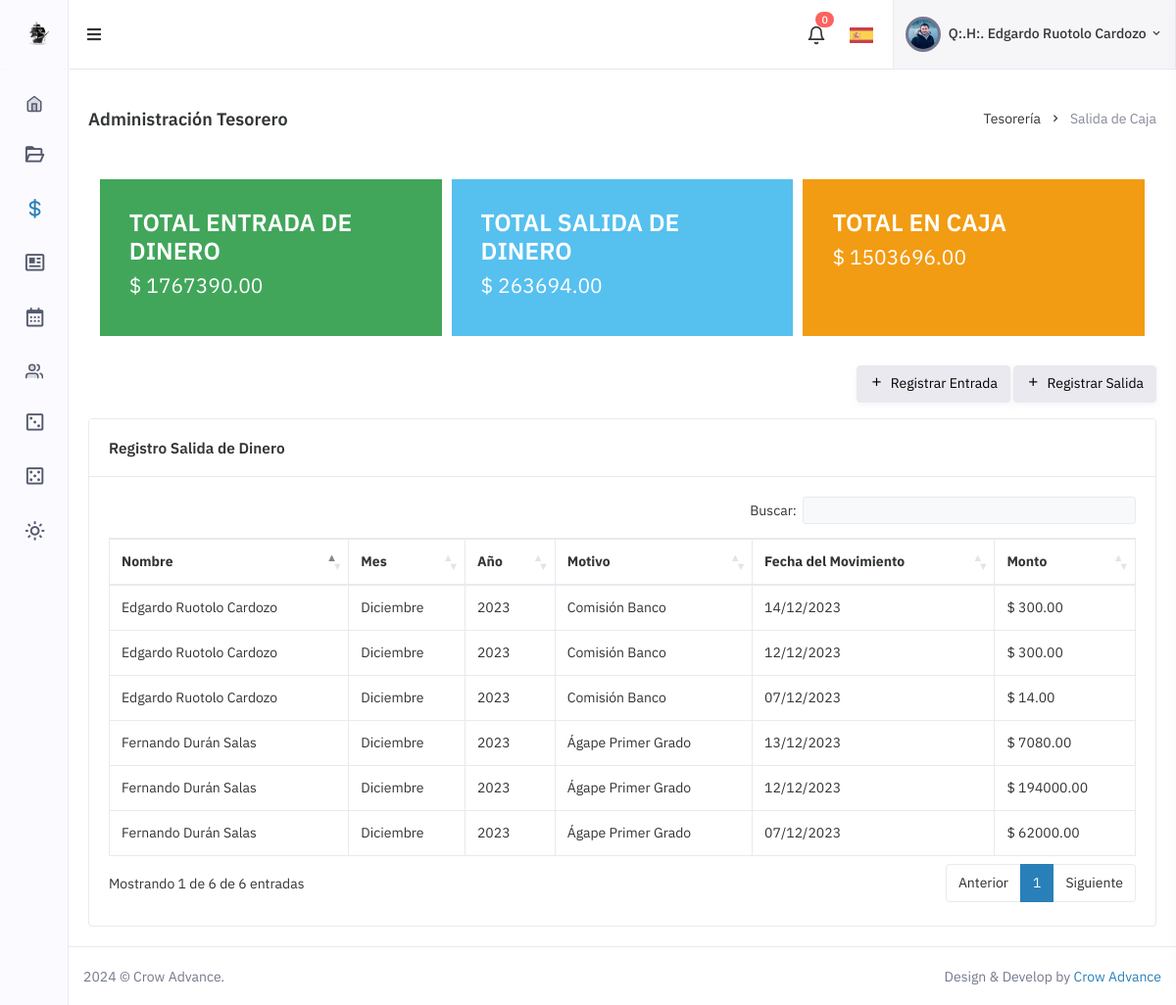
Page /app/public/Admin/apps-tesoreria-salida.php (signed in) on the committed database.
### tables this page shows
CREATE TABLE `salidadinero` (
  `id_Salida` int(11) NOT NULL,
  `id_User` int(11) DEFAULT NULL,
  `salida_Mes` varchar(100) DEFAULT NULL,
  `salida_Ano` varchar(16) NOT NULL,
  `salida_Motivo` int(11) DEFAULT NULL,
  `salida_Monto` decimal(10,2) DEFAULT NULL,
  `salida_MovimientoFecha` date NOT NULL
);

CREATE TABLE `users` (
  `id` int(11) NOT NULL,
  `useremail` varchar(100) NOT NULL,
  `username` varchar(50) NOT NULL,
  `password` varchar(100) NOT NULL,
  `token` varchar(100) DEFAULT NULL,
  `image` text,
  `name` varchar(100) DEFAULT NULL,
  `lastname` varchar(100) DEFAULT NULL,
  `date_birthday` date DEFAULT NULL,
  `phone` varchar(50) DEFAULT NULL,
  `address` varchar(100) DEFAULT NULL,
  `city` varchar(100) DEFAULT NULL,
  `category` int(11) DEFAULT NULL,
  `date_initiation` date DEFAULT NULL,
  `date_salary` date DEFAULT NULL,
  `date_exalted` date DEFAULT NULL,
  `grado` int(11) DEFAULT NULL,
  `oficialidad` int(11) DEFAULT NULL,
  `estado` tinyint(1) DEFAULT '1',
  `created_at` datetime DEFAULT CURRENT_TIMESTAMP
);

CREATE TABLE `salidamotivo` (
  `id_SalidaMotivo` int(11) NOT NULL,
  `name_SalidaMotivo` varchar(100) DEFAULT NULL
);

### app/public/Admin/apps-tesoreria-salida.php (the view, shortened to what this page needs)
<?php include 'layouts/head-main.php'; ?>
<?php include ('layouts/config.php');?>
<head>
    <link href="assets/libs/datatables.net-bs4/css/dataTables.bootstrap4.min.css" rel="stylesheet" type="text/css" />
    <link href="assets/libs/datatables.net-responsive-bs4/css/responsive.bootstrap4.min.css" rel="stylesheet" type="text/css" />
    <?php include 'layouts/head-style.php'; ?>
</head>
<?php include 'layouts/body.php'; ?>
<div id="layout-wrapper">
    <div class="main-content">
        <div class="page-content">
            <div class="container-fluid">
                <div class="row">
                    <div class="col-12">
                        <div class="page-title-box d-sm-flex align-items-center justify-content-between">
                            <h4 class="mb-sm-0 font-size-18">Administración Tesorero</h4>
                            <div class="page-title-right">
                                <ol class="breadcrumb m-0">
                                    <li class="breadcrumb-item"><a href="javascript: void(0);">Tesorería</a></li>
                                    <li class="breadcrumb-item active">Salida de Caja</li>
                                </ol>
                            </div>
                        </div>
                    </div>
                </div>
                <div class="d-flex flex-row justify-content-center col-totales">
                    <div class="col-entrada style-col">
                        <h3>TOTAL ENTRADA DE DINERO</h3>
                        <?php
                        $query ="SELECT SUM(entrada_Monto) AS total_entrada
                                 FROM entradadinero;";
                        $result_task1 = mysqli_query($link, $query);
                        while ($row = mysqli_fetch_Array($result_task1))  {
                            ?>
                            <h4>$ <?php echo $row['total_entrada'] ?></h4>
                            <?php
                        }
                        ?>
                    </div>
                    <div class="col-salida style-col">
                        <h3>TOTAL SALIDA DE DINERO</h3>
                        <?php
                        $query ="SELECT SUM(salida_Monto) AS total_salida
                                 FROM salidadinero;";
                        $result_task2 = mysqli_query($link, $query);
                        while ($row = mysqli_fetch_Array($result_task2))  {
                            ?>
                            <h4>$ <?php echo $row['total_salida'] ?></h4>
                            <?php
                        }
                        ?>
                    </div>
                    <div class="col-total style-col">
                        <h3>TOTAL EN CAJA</h3>
                        <?php
                        $query ="SELECT
                                    COALESCE((SELECT SUM(COALESCE(entrada_Monto, 0)) FROM entradadinero), 0) -
                                    COALESCE((SELECT SUM(COALESCE(salida_Monto, 0)) FROM salidadinero), 0) AS saldo_total;
                                ";
                        $result_task3 = mysqli_query($link, $query);
                        while ($row = mysqli_fetch_Array($result_task3))  {
                            ?>
                        <h4>$ <?php echo $row['saldo_total'] ?></h4>
                            <?php
                        }
                        ?>
                    </div>
                </div>
                <div class="row align-items-center">
                    <div class="col-md-6">
                    </div>
                    <div class="col-md-6">
                        <div class="d-flex flex-wrap align-items-center justify-content-end gap-2 mb-3">
                            <?php
                            if ($_SESSION['category'] == 2 || $_SESSION['username'] == '270396356'){
                                ?>
                                <div>
                                    <a href="apps-tesoreria-entrada-registro.php" class="btn btn-light"><i class="bx bx-plus me-1"></i> Registrar Entrada</a>
                                    <a href="apps-tesoreria-salida-registro.php" class="btn btn-light"><i class="bx bx-plus me-1"></i> Registrar Salida</a>
                                </div>
                                <?php
                            }
                            ?>
                        </div>
                    </div>
                </div>
                <div class="row">
                    <div class="col-xl-12">
                        <div class="card">
                            <div class="card-header align-items-center d-flex">
                                <h4 class="card-title mb-0 flex-grow-1">Registro Salida de Dinero</h4>
                            </div>
                            <div class="card-body">
                                <table id="datatable-buttons" class="table table-bordered dt-responsive nowrap w-100">
                                    <thead>
                                        <tr>
                                            <th>Nombre</th>
                                            <th>Mes</th>
                                            <th>Año</th>
                                            <th>Motivo</th>
                                            <th>Fecha del Movimiento</th>
                                            <th>Monto</th>
                                        </tr>
                                    </thead>
                                    <tbody>
                                    <?php
                                    $query ="SELECT *, S.id_Salida as 'sid' from salidadinero S
                                                     JOIN users U on S.id_User = U.id
                                                     JOIN salidamotivo SM on S.salida_Motivo = SM.id_SalidaMotivo
                                            ORDER BY S.salida_MovimientoFecha DESC";
                                    $result_task = mysqli_query($link, $query);
                                    while ($row = mysqli_fetch_Array($result_task))  {
                                        ?>
                                        <tr>
                                            <td><?php echo $row['name'] ?> <?php echo $row['lastname'] ?></td>
                                            <td><?php echo $row['salida_Mes'] ?></td>
                                            <td><?php echo $row['salida_Ano'] ?></td>
                                            <td><?php echo $row['name_SalidaMotivo'] ?></td>
                                            <td><?php echo date('d/m/Y', strtotime($row['salida_MovimientoFecha'])); ?></td>
                                            <td>$ <?php echo $row['salida_Monto'] ?></td>
                                        </tr>
                                        <?php
                                    }
                                    ?>
                                    </tbody>
                                </table>
                            </div>
                        </div>
                    </div>
                </div>
            </div>
        </div>
        <?php include 'layouts/footer.php'; ?>
    </div>
</div>
</body>
</html>

### app/public/Admin/assets/css/style.css (style rules this page uses)
a { color: #2980b9; }
.col-totales { margin-top: 30px; margin-bottom: 30px; }
.col-entrada { background-color: #41a65a; padding: 30px; border: 0; margin-left: 5px; margin-right: 5px; width: 32%; }
.style-col > h3 { color: #FFFFFF; }
.style-col > h4 { color: #FFFFFF; font-weight: normal; }
.col-salida { background-color: #56c0ef; padding: 30px; border: 0; margin-left: 5px; margin-right: 5px; width: 32%; }
.col-total { background-color: #f29c13; padding: 30px; border: 0; margin-left: 5px; margin-right: 5px; width: 32%; }

### rows in the picture
salidadinero: id_User.name "Edgardo", id_User.lastname "Ruotolo Cardozo", salida_Mes "Diciembre", salida_Ano "2023", salida_Motivo.name_SalidaMotivo "Comisión Banco", salida_MovimientoFecha "14/12/2023", salida_Monto "300.00"
salidadinero: id_User.name "Fernando", id_User.lastname "Durán Salas", salida_Mes "Diciembre", salida_Ano "2023", salida_Motivo.name_SalidaMotivo "Ágape Primer Grado", salida_MovimientoFecha "13/12/2023", salida_Monto "7080.00"
salidadinero: id_User.name "Fernando", id_User.lastname "Durán Salas", salida_Mes "Diciembre", salida_Ano "2023", salida_Motivo.name_SalidaMotivo "Ágape Primer Grado", salida_MovimientoFecha "12/12/2023", salida_Monto "194000.00"
salidadinero: id_User.name "Edgardo", id_User.lastname "Ruotolo Cardozo", salida_Mes "Diciembre", salida_Ano "2023", salida_Motivo.name_SalidaMotivo "Comisión Banco", salida_MovimientoFecha "12/12/2023", salida_Monto "300.00"
salidadinero: id_User.name "Fernando", id_User.lastname "Durán Salas", salida_Mes "Diciembre", salida_Ano "2023", salida_Motivo.name_SalidaMotivo "Ágape Primer Grado", salida_MovimientoFecha "07/12/2023", salida_Monto "62000.00"
salidadinero: id_User.name "Edgardo", id_User.lastname "Ruotolo Cardozo", salida_Mes "Diciembre", salida_Ano "2023", salida_Motivo.name_SalidaMotivo "Comisión Banco", salida_MovimientoFecha "07/12/2023", salida_Monto "14.00"

### other values in the picture
$cantidad_mensajes_sin_leer "0"
$_SESSION['name'] "Edgardo"
$_SESSION['lastname'] "Ruotolo Cardozo"
$row['total_entrada'] "1767390.00"
$row['total_salida'] "263694.00"
$row['saldo_total'] "1503696.00"
